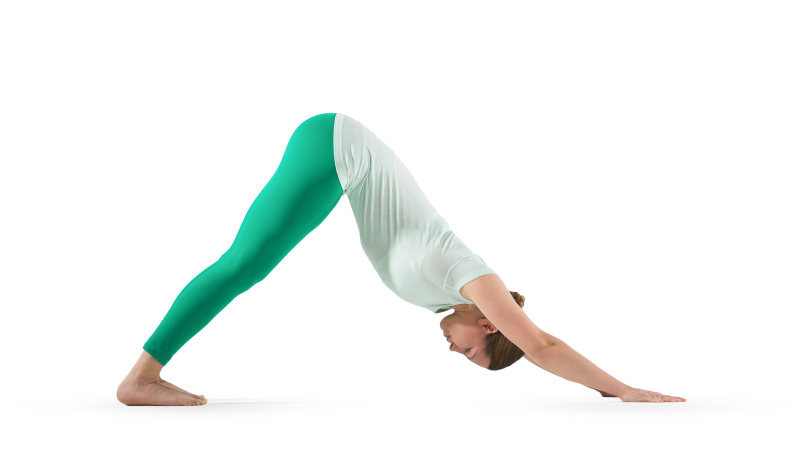
#> input picture Dataset/TEST/downdog_test/00000001.JPG, 1600 x 900 px (shown at 1/2 size); its folder holds only this picture in this run
$ python -i dataaugmentation.py   (imports and definitions only)   (older library calls are emulated)
#> lines starting #> are read from the running program, lines starting #| are printed output that depends on the picture
#> further down, picture is the input picture: PIL image 1600x900 RGB; mean R, G, B 240.2, 245.1, 242.6
#%% [markdown]
# # Image Augmentation
#
# In this first section, we define functions to augment images.
# The augmentation techniques include random rotation, horizontal flip, random cropping, brightness and contrast adjustments, and scaling.
#
# After running these cells, we can generate augmented images which will be saved into a new folder.

#%% [code]
import os
import random
from PIL import Image, ImageEnhance

def augment_image(image):
    # random rotation between -15 and 15 degrees
    angle = random.randint(-15, 15)
    image = image.rotate(angle, expand=True)
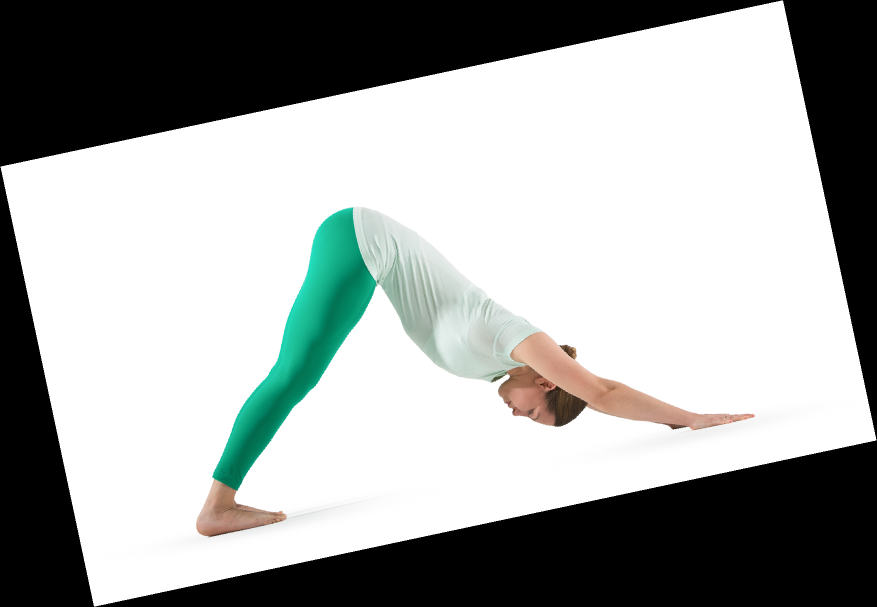
#> image: PIL image 1754x1214 RGB (shown at 1/2 size); mean R, G, B 162.5, 165.7, 164.1

    # horizontal flip
    if random.random() > 0.5:
        image = image.transpose(Image.FLIP_LEFT_RIGHT)

    # random cropping
    width, height = image.size
#> width = 1754; height = 1214
    new_width = int(width * random.uniform(0.8, 1.0))  # Crop width between 80% and 100%
#> new_width = 1715
    new_height = int(height * random.uniform(0.8, 1.0))  # Crop height between 80% and 100%
#> new_height = 981

    # random position for cropping
    left = random.randint(0, width - new_width)
#> left = 32
    top = random.randint(0, height - new_height)
#> top = 124
    right = left + new_width
#> right = 1747
    bottom = top + new_height
#> bottom = 1105

    image = image.crop((left, top, right, bottom))
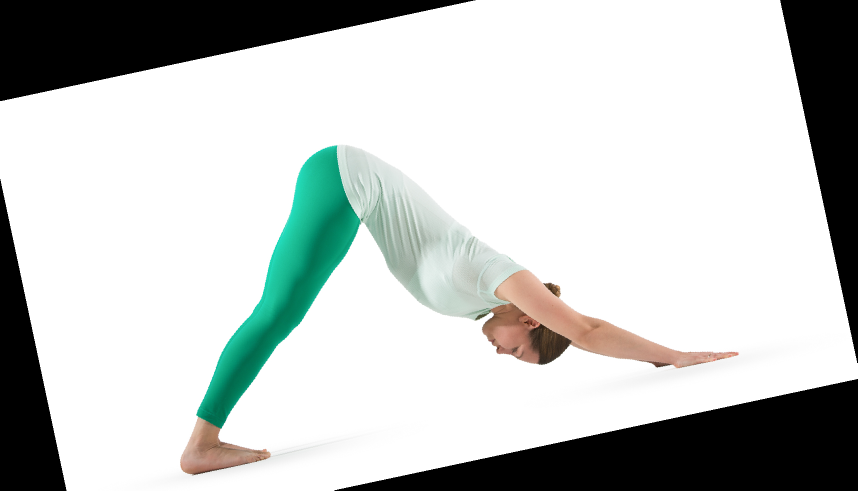
#> image: PIL image 1715x981 RGB (shown at 1/2 size); mean R, G, B 195.2, 199.3, 197.2

    # random brightness
    enhancer = ImageEnhance.Brightness(image)
    image = enhancer.enhance(random.uniform(0.5, 1.5))
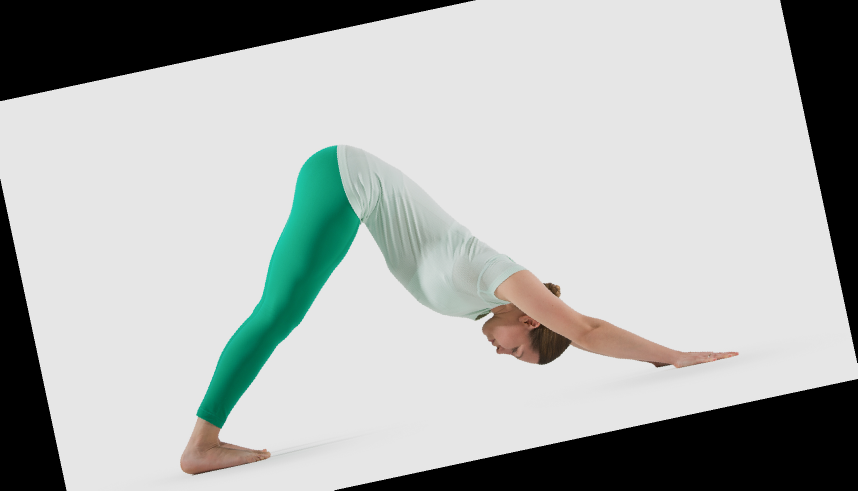
#> image: PIL image 1715x981 RGB (shown at 1/2 size); mean R, G, B 176, 179.8, 177.9

    # contrast adjustment
    contrast_factors = [0.8, 1.0, 1.2]  # Lower, Normal, Higher
    contrast_factor = random.choice(contrast_factors)
    image = ImageEnhance.Contrast(image).enhance(contrast_factor)

    # scaling
    scale_factors = [0.8, 1.0, 1.2]  # Smaller, Normal, Larger
    scale_factor = random.choice(scale_factors)
    new_size = (int(image.width * scale_factor), int(image.height * scale_factor))
#> new_size = (1715, 981)
    image = image.resize(new_size, Image.ANTIALIAS)

    return image

def save_augmented_images(folder_path, output_folder, num_augmented_images=5):
    if not os.path.exists(output_folder):
        os.makedirs(output_folder)

    images = [f for f in os.listdir(folder_path) if f.lower().endswith('.jpg')]

    for img_name in images:
        img_path = os.path.join(folder_path, img_name)
        img = Image.open(img_path)
        for i in range(num_augmented_images):
            augmented_img = augment_image(img)
            augmented_img_name = f"{os.path.splitext(img_name)[0]}_augmented_{i}.jpg"
            augmented_img.save(os.path.join(output_folder, augmented_img_name))

# example of how we used this:
# folder_path = 'DATASET/TRAIN/downdog'  # Path to the folder with original images
# output_folder = 'DATASET/TRAIN/downdog2'  # Path to save augmented images
# save_augmented_images(folder_path, output_folder, num_augmented_images=2)

>>> from PIL import Image
>>> picture = Image.open('Dataset/TEST/downdog_test/00000001.JPG')
>>> result = augment_image(picture)

$ run again, on Dataset/TEST/downdog_test/00000003.jpg
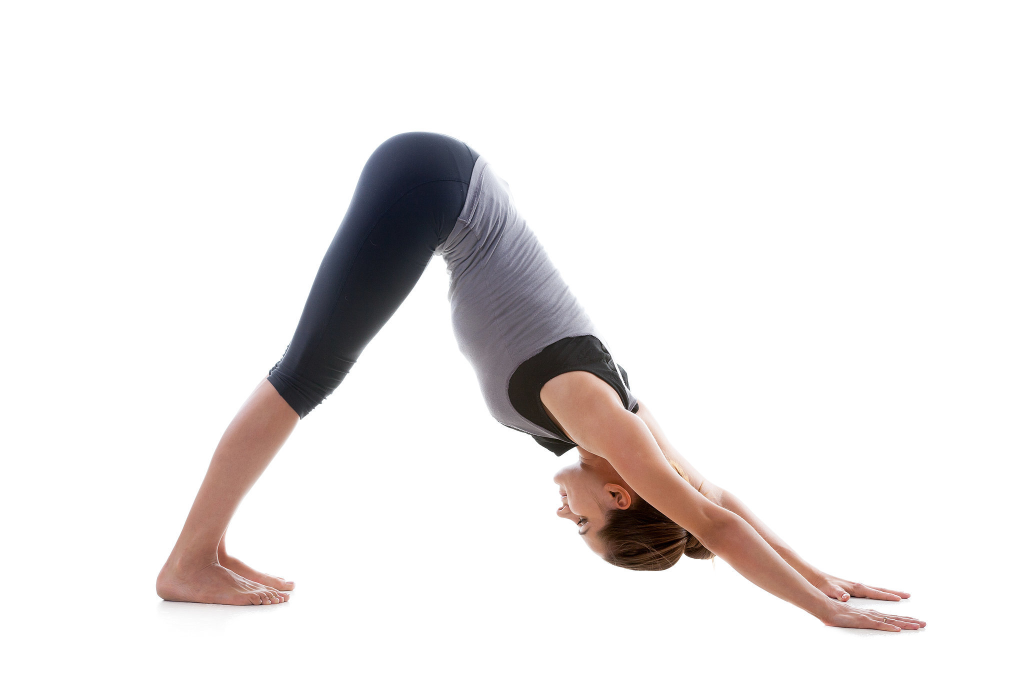
#> input picture Dataset/TEST/downdog_test/00000003.jpg, 2048 x 1365 px (shown at 1/2 size)
#> picture is the input picture: PIL image 2048x1365 RGB; mean R, G, B 236.5, 233.5, 233.2
#> in augment_image, `image = image.crop((left, top, right, bottom))`:
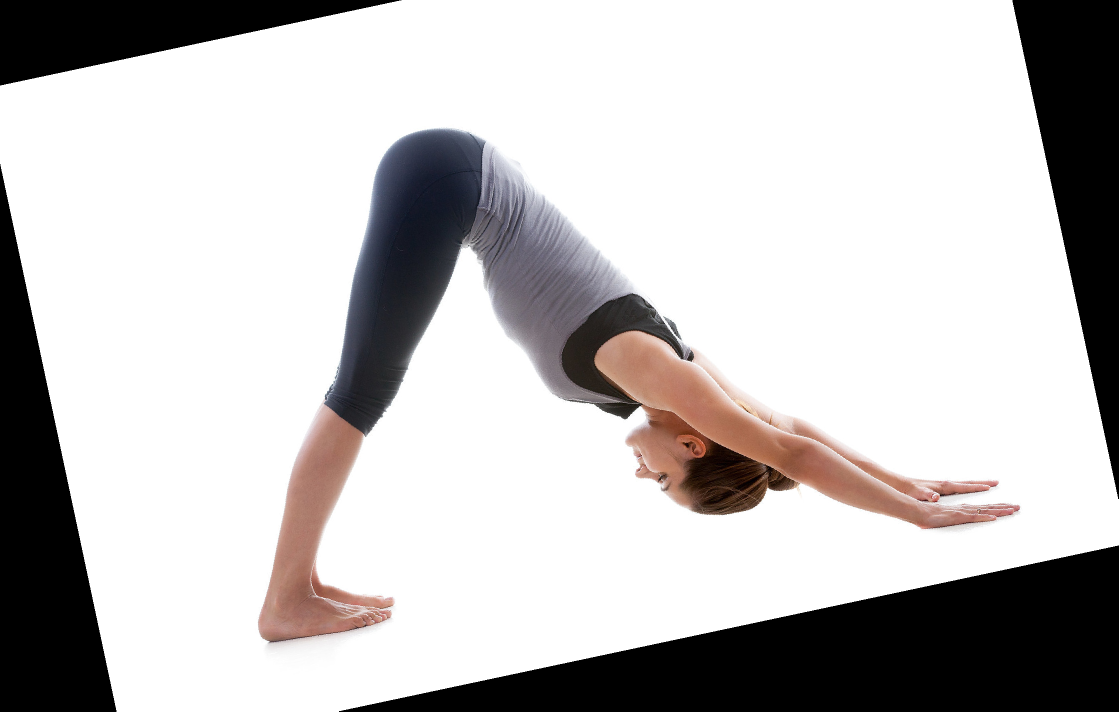
#> image: PIL image 2237x1423 RGB (shown at 1/2 size); mean R, G, B 193.8, 191.1, 190.9
#> in augment_image, `image = enhancer.enhance(random.uniform(0.5, 1.5))`:
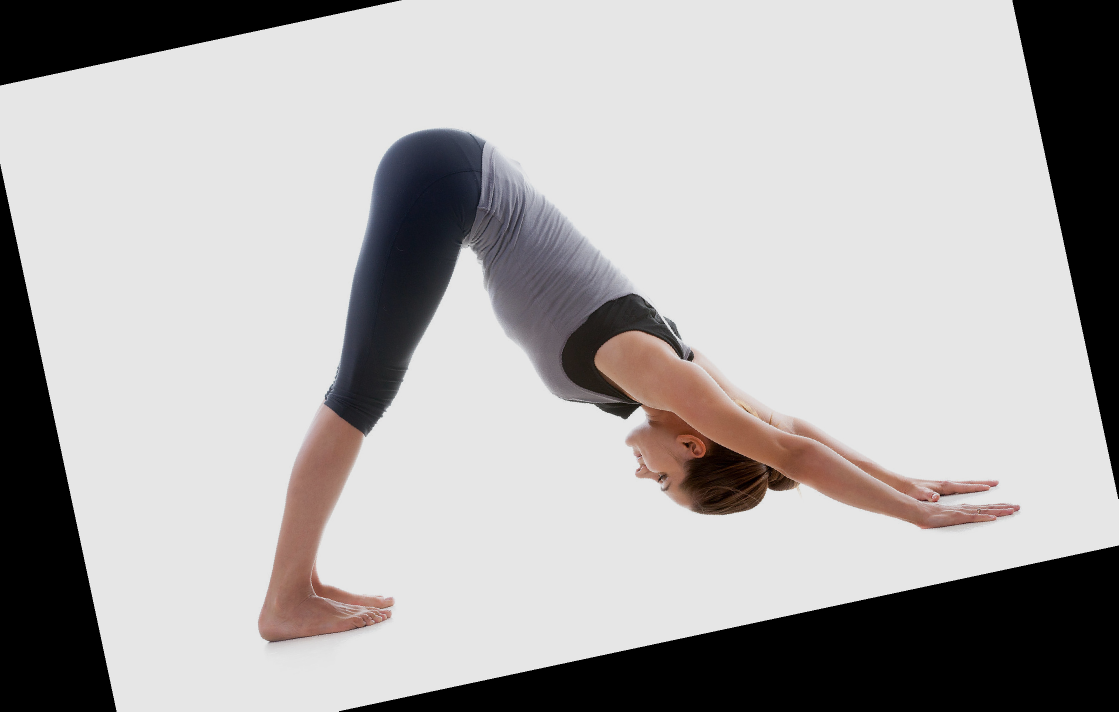
#> image: PIL image 2237x1423 RGB (shown at 1/2 size); mean R, G, B 174.7, 172.4, 172.1

$ run again, on Dataset/TEST/downdog_test/00000007.jpg
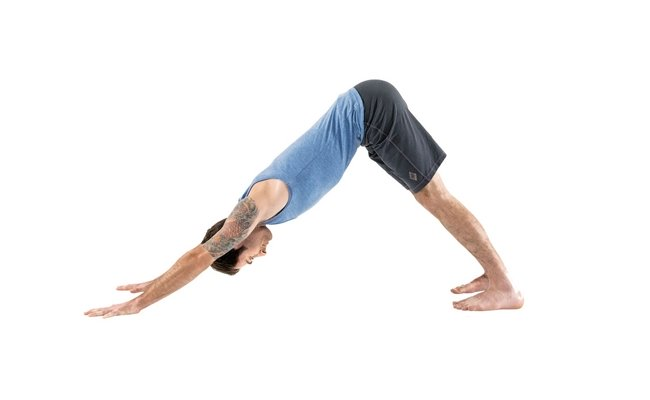
#> input picture Dataset/TEST/downdog_test/00000007.jpg, 650 x 400 px
#> picture is the input picture: PIL image 650x400 RGB; mean R, G, B 244, 243.1, 243.4
#> in augment_image, `image = image.rotate(angle, expand=True)`:
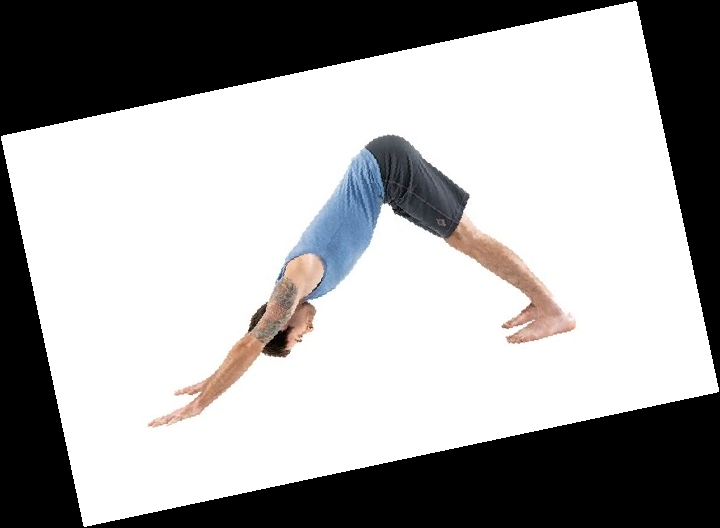
#> image: PIL image 720x528 RGB; mean R, G, B 166.9, 166.3, 166.4
#> in augment_image, `image = enhancer.enhance(random.uniform(0.5, 1.5))`:
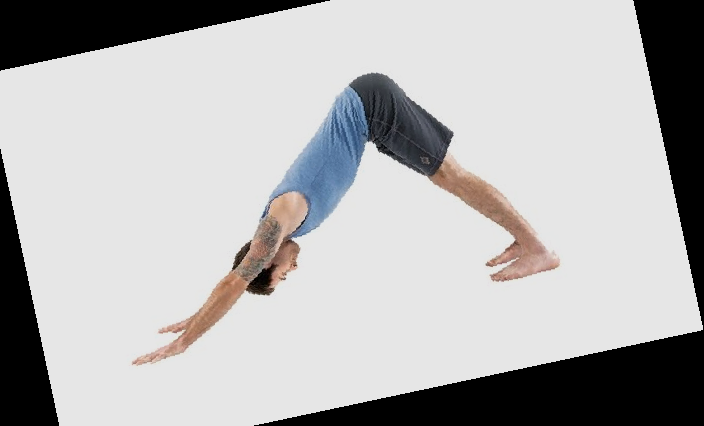
#> image: PIL image 704x426 RGB; mean R, G, B 180.4, 179.7, 179.9

$ run again, on Dataset/TEST/downdog_test/00000009.jpg
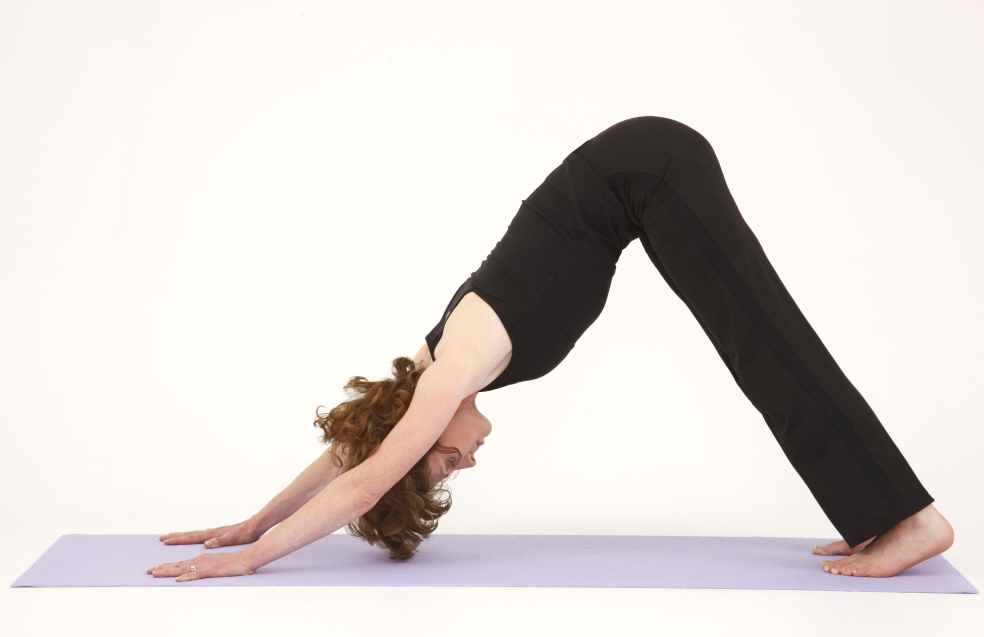
#> input picture Dataset/TEST/downdog_test/00000009.jpg, 3936 x 2547 px (shown at 1/4 size)
#> picture is the input picture: PIL image 3936x2547 RGB; mean R, G, B 221.9, 216, 212.4
#> in augment_image, `image = image.crop((left, top, right, bottom))`:
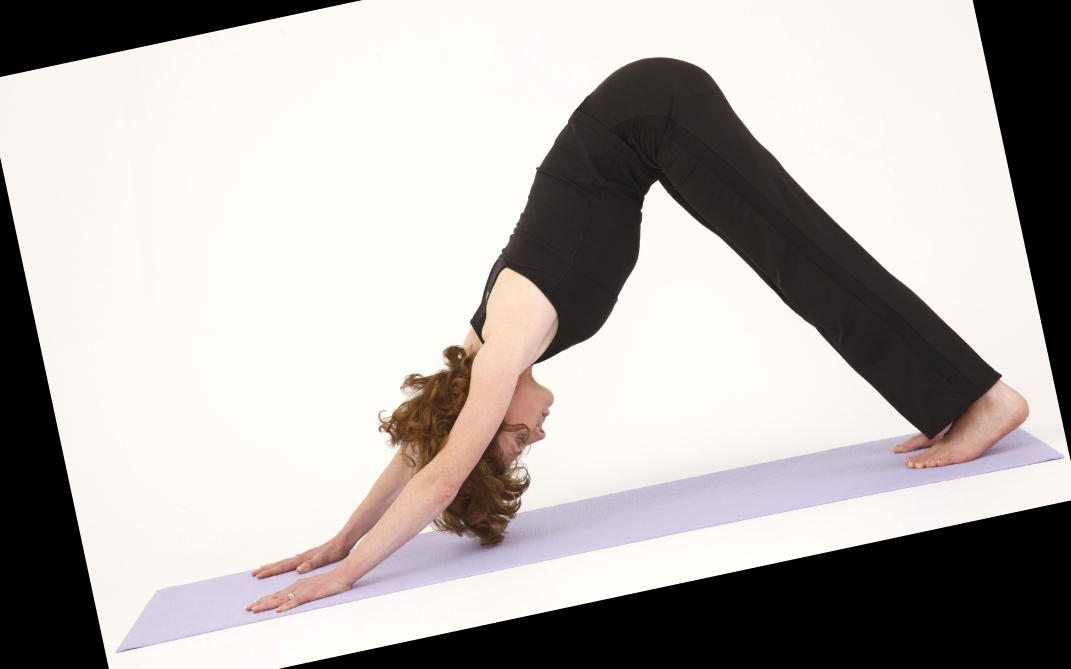
#> image: PIL image 4283x2675 RGB (shown at 1/4 size); mean R, G, B 179.5, 174.6, 171.7
#> in augment_image, `image = enhancer.enhance(random.uniform(0.5, 1.5))`:
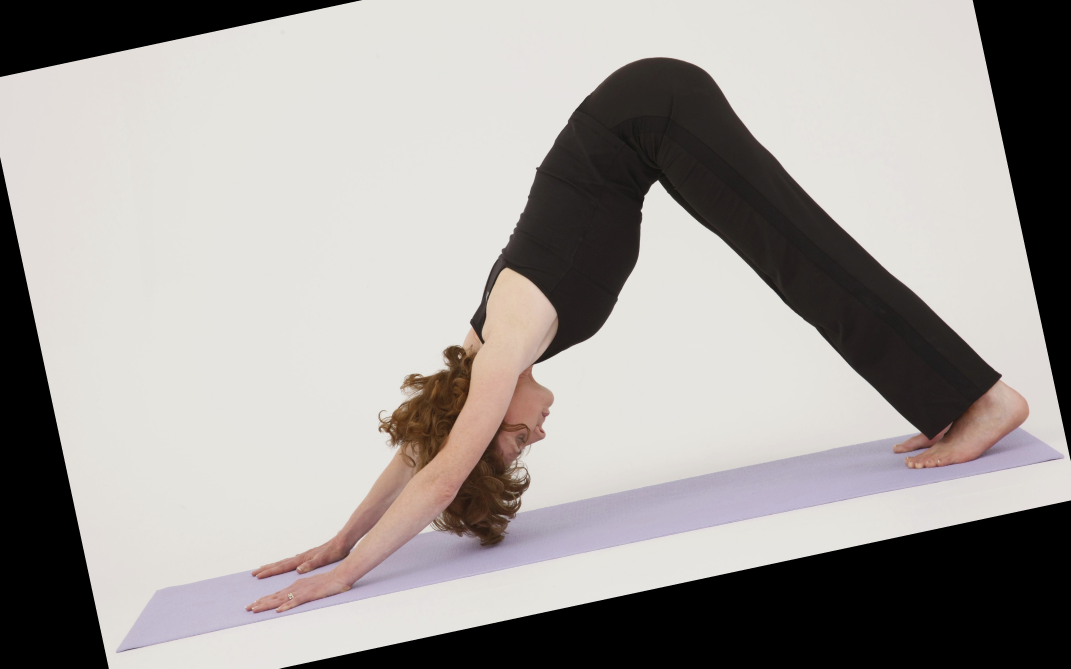
#> image: PIL image 4283x2675 RGB (shown at 1/4 size); mean R, G, B 162, 157.6, 154.9
